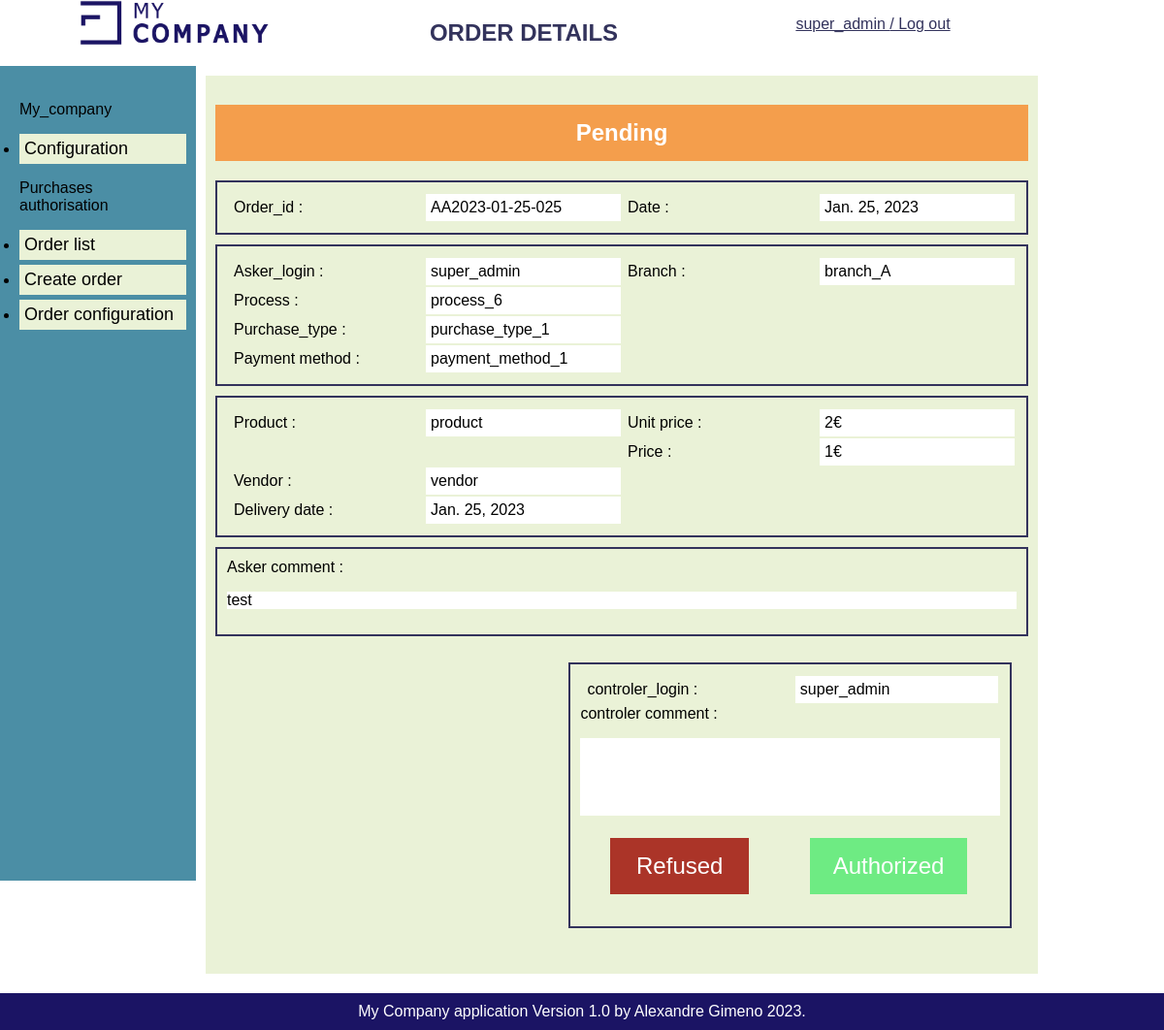
/order/43/ (signed in), run on the app's committed database.
### authentication/models.py (models this page shows)
class User(AbstractUser):
    def __str__(self):
        return f'{self.username}'
    company = models.ForeignKey('Company', null=True, on_delete=models.CASCADE, related_name='branch_user')
    branch = models.ForeignKey('Branch', null=True, on_delete=models.CASCADE, related_name='branch_user')

class Branch(models.Model):
    def __str__(self):
        return f'{self.name}'
    name = models.fields.CharField(max_length=30, unique=True)
    company = models.ForeignKey(Company, on_delete=models.CASCADE)
    controler = models.ForeignKey(User, on_delete=models.CASCADE, related_name='branch_controler')

### purchases_auth/models.py (models this page shows, shortened)
class Order(models.Model):
    class auth_status(models.TextChoices):
        AUTHORIZED = 'Authorized'
        REFUSED = 'Refused'
        PENDING = 'Pending'
    order_id = models.fields.CharField(max_length=17, unique=True)
    date = models.fields.DateField(auto_now=True)
    asker_login = models.ForeignKey(settings.AUTH_USER_MODEL, on_delete=models.CASCADE)
    branch = models.ForeignKey(Branch, on_delete=models.CASCADE)
    purchase_type = models.ForeignKey(Purchase_type, on_delete=models.CASCADE)
    process = models.ForeignKey(Process, on_delete=models.CASCADE)
    payment_method = models.ForeignKey(Payment_method, on_delete=models.CASCADE)
    product = models.fields.CharField(max_length=17)
    price = models.fields.IntegerField()
    asker_comment = models.fields.TextField(max_length = 100, blank=True)
    vendor = models.fields.CharField(max_length=17)
    unit_price = models.fields.IntegerField(blank=True)
    delivery_date = models.fields.DateField()
    controler_login = models.ForeignKey(User, null=True, on_delete=models.CASCADE, related_name='order_controler')
    notified_controler = models.ManyToManyField(User, blank=True, related_name='notified_controler')
    controler_auth = models.fields.CharField(choices=auth_status.choices, default=auth_status.PENDING, max_length=10)
    controler_comment = models.fields.TextField(max_length = 100, blank=True)

class Process(models.Model):
    def __str__(self):
        return f'{self.name}'
    name = models.fields.CharField(max_length=30, unique=True)
    company = models.ForeignKey(Company, null=True, on_delete=models.CASCADE)
    branch = models.ForeignKey(Branch, null=True, on_delete=models.CASCADE)
    purchase_type = models.ForeignKey(Purchase_type, null=True, on_delete=models.CASCADE)
    company_threshold = models.fields.IntegerField(default=6000)
    branch_threshold = models.fields.IntegerField(default=1000)
    process_threshold = models.fields.IntegerField(default=500)
    controler = models.ForeignKey(User, null=True, on_delete=models.CASCADE, related_name='process_controler')

class Purchase_type(models.Model):
    def __str__(self):
        return f'{self.name}'
    name = models.fields.CharField(max_length=30, unique=True)

class Payment_method(models.Model):
    def __str__(self):
        return f'{self.name}'
    name = models.fields.CharField(max_length=30, unique=True)
    controler = models.ForeignKey(User, null=True, on_delete=models.CASCADE, related_name='payment_method_controler')

### purchases_auth/views.py (the view)
# urls.py: path('order/<int:id>/', views.order_detail, name='order-detail'),
@login_required
def order_detail(request, id):
    order = Order.objects.get(id=id)
    controler_order =Order.objects.filter(id=id, controler_login=request.user.id, controler_auth="Pending")
    auth = Order_auth(request.POST, instance=order)
    if request.method == 'POST':
        if auth.is_valid():
            auth.save()
            return redirect('order-detail', id=order.id)
    return render(request,
    'purchases_auth/order_detail.html',
    {'order':order, 'auth':auth, 'controler_order':controler_order})

### purchases_auth/forms.py
class Order_auth(forms.ModelForm):
    class Meta:
        model = Order
        fields = [
            'controler_comment',
            'controler_auth',
        ]

### purchases_auth/templates/purchases_auth/order_detail.html (shortened to what this page needs)
{% extends 'base.html' %}
{% block title %}ORDER DETAILS{% endblock %}
{% block content %}
<div class="orders-detail">
    <div>
        <h2 class="{{ order.controler_auth }}">{{ order.controler_auth }}</h2>
        <div class="box">
            <table>
                <tbody>
                <tr>
                    <td>Order_id :</td>
                    <td class="value">{{ order.order_id }}</td>
                    <td>Date :</td>
                    <td class="value">{{ order.date }}</td>
                </tr>
                </tbody>
            </table>
        </div>
        <div class="box">
            <table>
                <tbody>
                <tr>
                    <td>Asker_login :</td>
                    <td class="value">{{ order.asker_login }}</td>
                    <td>Branch :</td>
                    <td class="value">{{ order.branch }}</td>
                </tr>
                <tr>
                    <td>Process :</td>
                    <td class="value">{{ order.process }}</td>
                </tr>
                <tr>
                    <td>Purchase_type :</td>
                    <td class="value">{{ order.purchase_type }}</td>
                </tr>
                <tr>
                    <td>Payment method :</td>
                    <td class="value">{{ order.payment_method }}</td>
                </tr>
                </tbody>
            </table>
        </div>
        <div class="box">
            <table>
                <tbody>
                <tr>
                    <td>Product :</td>
                    <td class="value">{{ order.product }}</td>
                    <td>Unit price :</td>
                    <td class="value">{{ order.unit_price }}&#x20AC;</td>
                </tr>
                <tr>
                    <td></td>
                    <td></td>
                    <td>Price :</td>
                    <td class="value">{{ order.price }}&#x20AC;</td>
                </tr>
                <tr>
                    <td>Vendor :</td>
                    <td class="value">{{ order.vendor }}</td>
                </tr>
                <tr>
                    <td>Delivery date :</td>
                    <td class="value">{{ order.delivery_date }}</td>
                </tr>
                </tbody>
            </table>
        </div>
        <div class="box">
            Asker comment :
            <p class="value">{{ order.asker_comment }}</p>
        </div>
        <div>
            <table>
                <tbody>
                <tr>
                    <td></td>
                    <td>
                        <div class="box">
                        <table>
                            <tbody>
                                <tr>
                                    <td>controler_login :</td>
                                    <td class="value">{{ order.controler_login }}</td>
                                </tr>
                            </tbody>
                        </table>
                        {% if order.controler_auth == "Pending" and controler_order %}
                        <form method="post" action="{% url 'order-pending' id=order.id %}">
                            controler comment :
                            <p>{{ auth.controler_comment }}</p>
                            <table>
                                <tbody>
                                <tr class="input-btn">
                                    <td><input type="submit" class="btn-ko" id="{{ auth.controler_auth.id_for_label }}" name="{{ auth.controler_auth.name }}" value="Refused"></td>
                                    <td><input type="submit" class="btn-ok" id="{{ auth.controler_auth.id_for_label }}" name="{{ auth.controler_auth.name }}" value="Authorized"></td>
                                </tr>
                                </tbody>
                            </table>
                        </form>
                        {% else %}
                            {% if order.controler_comment %}
                            Controler comment :
                            <p>{{ order.controler_comment }}</p>
                            {% endif %}
                            <h2 class="{{ order.controler_auth }}">{{ order.controler_auth }}</h2>
                        {% endif %}
                        </div>
                    </td>
                </tr>
                </tbody>
            </table>
        </div>
    </div>
</div>
{% endblock %}

### templates/base.html (shortened to what this page needs)
{% load static %}
<html>
    <head>
        <link rel="stylesheet" href="{% static 'styles.css' %}" />
    </head>
    <body>
        <header>
            <div class = "col">
                <img src="{% static 'logo_entreprise.png' %}" alt="logo_entreprise" width="200"/>
            </div>
            <div class = "col">
                <h2>{% block title %}{% endblock %}</h2>
            </div>
            <div class = "col">
                {% if user.is_authenticated %}
                    <p><a href="{% url 'logout' %}"> {{ request.user }} / Log out</a></p>
                {% else %}
                    <h4><a href="{% url 'login' %}">Log in</a></h4>
                {% endif %}
            </div>
        </header>
        <div class = "main">
            <nav>
                <p>My_company</p>
                <ul>
                    <li>
                        <a href="{% url 'config-home' %}">Configuration</a>
                    </li>
                </ul>
                <p>Purchases authorisation</p>
                <ul>
                    <li>
                        <a href="{% url 'order-list' %}">Order list</a>
                    </li>
                    <li>
                        <a href="{% url 'order-create' %}">Create order</a>
                    </li>
                    <li>
                        <a href="{% url 'order-config' %}">Order configuration</a>
                    </li>
                </ul>
            </nav>
            <div>
                {% block content %}{% endblock %}
            </div>
        </div>
        <footer>
            My Company application Version 1.0 by Alexandre Gimeno 2023.
        </footer>
    </body>
</html>

### purchases_auth/static/styles.css (style rules this page uses)
:root { --color-blue: #33335C; --color-gray: #4B8EA5; --color-orange: #F49E4C; --color-red: #AB3428; --color-green: #6EEB83; --color-beige: #EAF2D7; --color-darkbeige: #CEE1A3; }
* { font-family: Arial, sans-serif; }
a { color: var(--color-blue); }
body { width: 100%; margin: 0 auto; }
header { background-color: white ; color: var(--color-blue); display: flex; vertical-align: middle; }
header .col { float: left; width: 30%; text-align: center; }
.main { width: 90%; }
nav { float: left; width: 15%; height: 100%; background-color: var(--color-gray); padding: 20px; }
nav ul { margin: 0; padding: 0; }
nav li { background-color: var(--color-beige); width: 100%; padding: 5px; margin-bottom: 5px; }
nav li a { text-decoration: none; color: black; font-size: large; }
.orders-detail { display: grid; padding:10px; }
.orders-detail table { width: 100%; }
.orders-detail div { padding: 10px; margin-bottom: 10px; background-color: var(--color-beige); }
.orders-detail .box { padding: 10px; margin-bottom: 10px; background-color: var(--color-beige); border: 2px solid var(--color-blue); }
.orders-detail td { padding: 5px; width: 25%; }
.orders-detail .value { background-color: white; }
.orders-detail .Pending { padding: 15px; text-align: center; color: white; background-color: var(--color-orange); }
.orders-detail textarea { width: 100%; height: 6em; resize: none; }
.orders-detail input[type=submit], .orders-detail .back-btn { padding: 15px; width: 75%; font-size: x-large; color: white; text-align: center; border: none; }
.orders-detail .input-btn { text-align: center; }
.orders-detail .btn-ok { background-color: var(--color-green); }
.orders-detail .btn-ko { background-color: var(--color-red); }
.orders-detail select, .orders-detail input , .orders-detail textarea { background-color: white; border: none; width: 100%; }
footer { clear: both; background-color: #1B1464; color: white; padding: 10px; text-align: center; }

### data on the page
User: user "super_admin"
Order: controler_auth "Pending", order_id "AA2023-01-25-025", date "Jan. 25, 2023", asker_login "super_admin", branch "branch_A", process "process_6", purchase_type "purchase_type_1", payment_method "payment_method_1", product "product", unit_price "2", price "1", vendor "vendor", delivery_date "Jan. 25, 2023", asker_comment "test", controler_login "super_admin"
